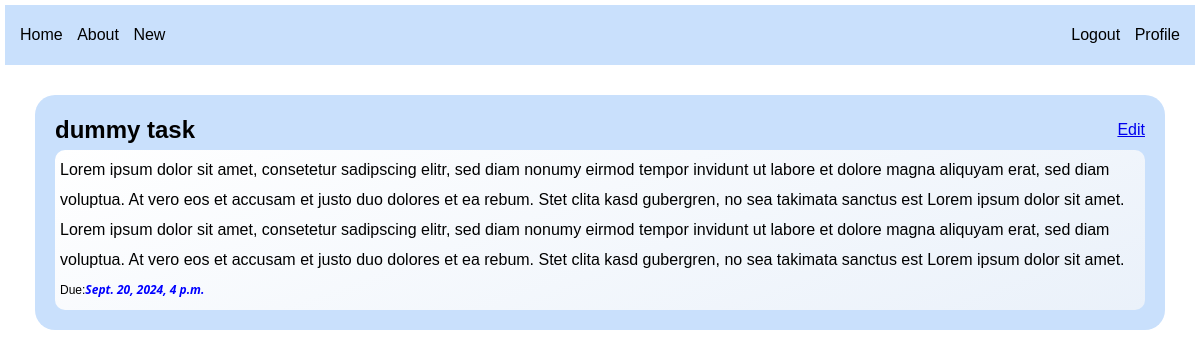
Page /tasks/11/ (signed in) on the committed database.
### todolist/models.py (models this page shows, shortened)
class Task(models.Model):
    title = models.CharField(max_length=200, null=False, blank=False)
    description = models.TextField(blank=True)
    created_on = models.DateTimeField(auto_now_add=True)
    deadline = models.DateTimeField()
    completed = models.BooleanField(default=False)
    atachment = models.FileField(upload_to="media/", blank=True, null=True)
    user = models.ForeignKey(User, on_delete=models.CASCADE, related_name='tasks')
    class Meta:
        ordering = ["-created_on"]
        verbose_name = 'task'

### todolist/views.py (the view)
# urls.py: path('tasks/<int:task_id>/', views.taskDetail, name="task.detail"),
@login_required(login_url='login')
def taskDetail(request, task_id):
   task = get_object_or_404(Task, pk=task_id)
   return render(request, 'todolist/task_detail.html', {'task': task})

### todolist/templates/todolist/task_detail.html (shortened to what this page needs)
{% extends "base.html" %}
{% block content %}
<div class="tasklist">
  <div class="title">
    <h2>{{task.title}}</h2>
    <div class='edit'><p><a href='/tasks/{{task.id}}/update'>Edit</a><p></div>
    </div>
    <div class="description">
      <p>{{task.description}}</p>
      <p class="duedate">Due: <b> {{task.deadline}}</b></p>
    </div>
  </div>
{% endblock content %}

### static/css/style.css (style rules this page uses)
* { box-sizing: border-box; margin: 0; padding: 0; }
body { background: white; font-family: 'Lucida Sans', 'Lucida Sans Regular', 'Lucida Grande', 'Lucida Sans Unicode', Geneva, Verdana, sans-serif; margin: 5px; }
.tasklist { display: block; margin: 30px; padding: 20px; background: #c9e0fc; line-height: 30px; border-radius: 20px; }
.description { margin-top: 5px; background: linear-gradient(160deg, #ffffff, #eaf1fa); padding: 5px; border-radius: 10px; }
.duedate { display: flex; font-size: 12px; }
.duedate b { font-style: italic; font-family: 'Segoe UI', Tahoma, Geneva, Verdana, sans-serif; color: blue; }
.title { display: flex; justify-content: space-between; }
.title .edit { justify-content: flex-end; }

### rows in the picture
Task: title "dummy task", description "Lorem ipsum dolor sit amet, consetetur sadipscing elitr, sed diam nonumy eirmod tempor invidunt ut labore et dolore magna aliquyam erat, sed diam voluptua. At vero eos et accusam et justo duo dolores et ea rebum. Stet clita kasd gubergren, no sea takimata sanctus est Lorem ipsum dolor sit amet. Lorem ipsum dolor sit amet, consetetur sadipscing elitr, sed diam nonumy eirmod tempor invidunt ut labore et dolore magna aliquyam erat, sed diam voluptua. At vero eos et accusam et justo duo dolores et ea rebum. Stet clita kasd gubergren, no sea takimata sanctus est Lorem ipsum dolor sit amet.", deadline "Sept. 20, 2024, 4 p.m."
